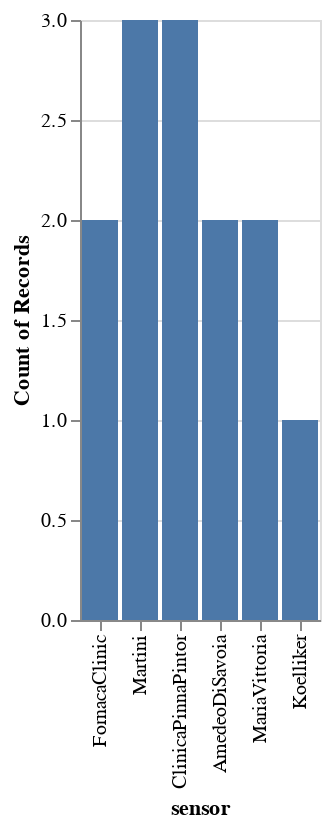

Notebook code cell kept with this figure:
### Code cell
DeepnoteChart(is_hospital, """{"layer":[{"layer":[{"mark":{"clip":true,"type":"bar","color":"#4c78a8","tooltip":true},"encoding":{"x":{"sort":null,"type":"nominal","field":"sensor","scale":{"type":"linear"}},"y":{"sort":null,"type":"quantitative","scale":{"type":"linear"},"format":{"type":"default","decimals":null},"aggregate":"count","formatType":"numberFormatFromNumberType"}}}]}],"title":"","config":{"legend":{}},"$schema":"https://vega.github.io/schema/vega-lite/v5.json","encoding":{}}""")

### Figure 1 — Vega-Lite specification as saved in the notebook (floating-point values rounded to 4 significant figures)
{"layer": [{"layer": [{"mark": {"clip": true, "type": "bar", "color": "#4c78a8", "tooltip": true}, "encoding": {"x": {"sort": null, "type": "nominal", "field": "sensor", "scale": {"type": "linear"}}, "y": {"sort": null, "type": "quantitative", "scale": {"type": "linear"}, "format": {"type": "default", "decimals": null}, "aggregate": "count", "formatType": "numberFormatFromNumberType"}}}]}], "title": "", "config": {"legend": {}}, "$schema": "https://vega.github.io/schema/vega-lite/v5.json", "encoding": {}, "data": {"values": [{"sensor": "FornacaClinic", "stutteringEvents": 1, "timestamps": 1688653805306, "quartiere": "Crocetta", "year": 2023, "month": 7, "day": 6, "weekday": 3, "hour": 14}, {"sensor": "FornacaClinic", "stutteringEvents": 1, "timestamps": 1688653819281, "quartiere": "Crocetta", "year": 2023, "month": 7, "day": 6, "weekday": 3, "hour": 14}, {"sensor": "Martini", "stutteringEvents": 1, "timestamps": 1688653771766, "quartiere": "PozzoStrada", "year": 2023, "month": 7, "day": 6, "weekday": 3, "hour": 14}, {"sensor": "Martini", "stutteringEvents": 1, "timestamps": 1688653806700, "quartiere": "PozzoStrada", "year": 2023, "month": 7, "day": 6, "weekday": 3, "hour": 14}, {"sensor": "Martini", "stutteringEvents": 1, "timestamps": 1688653814391, "quartiere": "PozzoStrada", "year": 2023, "month": 7, "day": 6, "weekday": 3, "hour": 14}, {"sensor": "ClinicaPinnaPintor", "stutteringEvents": 1, "timestamps": 1688653791758, "quartiere": "Crocetta", "year": 2023, "month": 7, "day": 6, "weekday": 3, "hour": 14}, {"sensor": "ClinicaPinnaPintor", "stutteringEvents": 1, "timestamps": 1688653817851, "quartiere": "Crocetta", "year": 2023, "month": 7, "day": 6, "weekday": 3, "hour": 14}, {"sensor": "ClinicaPinnaPintor", "stutteringEvents": 1, "timestamps": 1688653826382, "quartiere": "Crocetta", "year": 2023, "month": 7, "day": 6, "weekday": 3, "hour": 14}, {"sensor": "AmedeoDiSavoia", "stutteringEvents": 1, "timestamps": 1688653789815, "quartiere": "CitTurin", "year": 2023, "month": 7, "day": 6, "weekday": 3, "hour": 14}, {"sensor": "AmedeoDiSavoia", "stutteringEvents": 1, "timestamps": 1688653823866, "quartiere": "CitTurin", "year": 2023, "month": 7, "day": 6, "weekday": 3, "hour": 14}, {"sensor": "MariaVittoria", "stutteringEvents": 1, "timestamps": 1688503795609, "quartiere": "CitTurin", "year": 2023, "month": 7, "day": 4, "weekday": 1, "hour": 20}, {"sensor": "MariaVittoria", "stutteringEvents": 1, "timestamps": 1688503851516, "quartiere": "CitTurin", "year": 2023, "month": 7, "day": 4, "weekday": 1, "hour": 20}, {"sensor": "Koelliker", "stutteringEvents": 1, "timestamps": 1688653811370, "quartiere": "SantaRita", "year": 2023, "month": 7, "day": 6, "weekday": 3, "hour": 14}]}}
